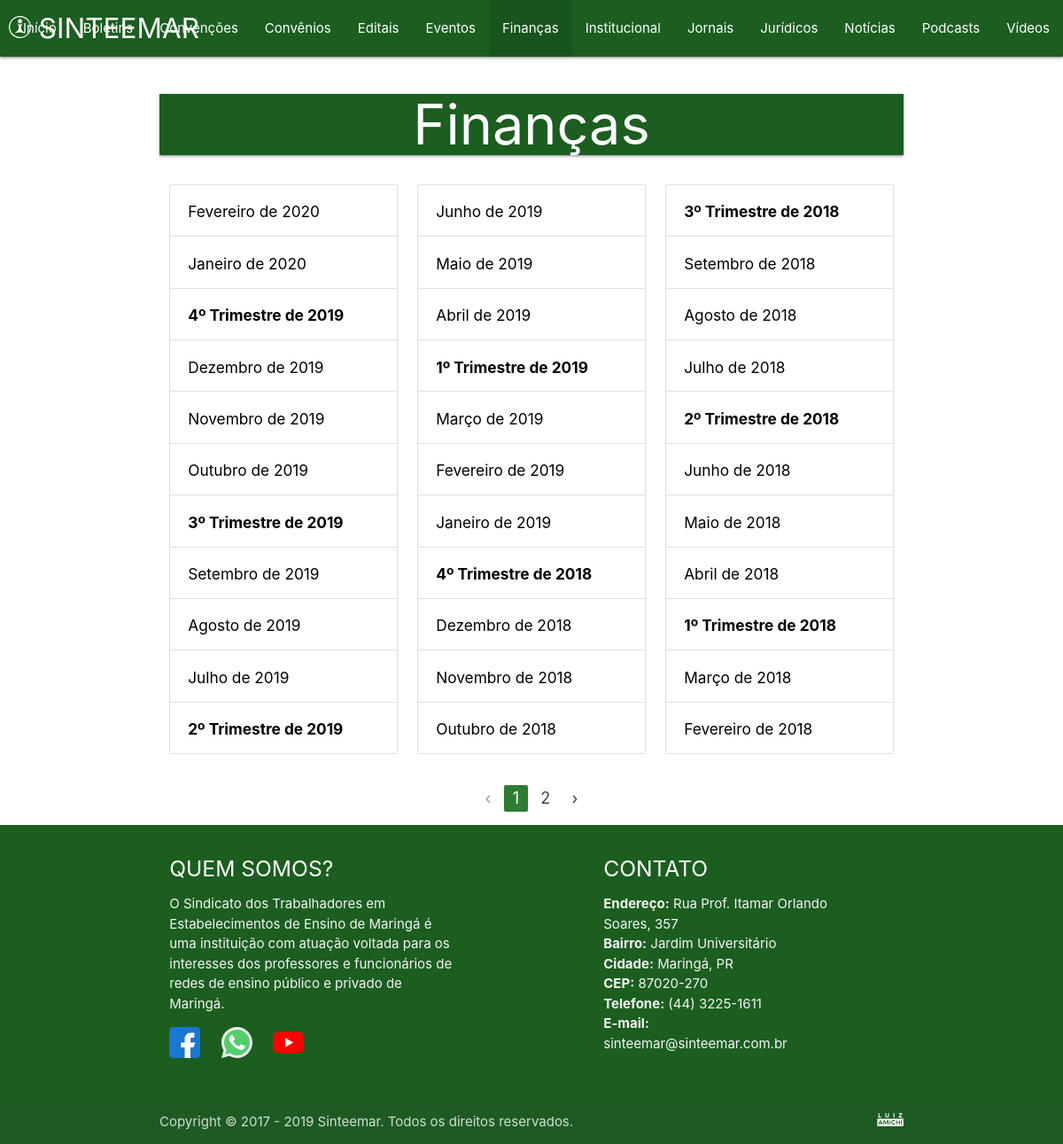
/financas.php, run on the app's committed database.
### tables this page shows
CREATE TABLE IF NOT EXISTS `FINANCAS` (
	`ID` INT NOT NULL AUTO_INCREMENT PRIMARY KEY,
	`TITULO` VARCHAR(64) NOT NULL,
	`DOCUMENTO` VARCHAR(64) NOT NULL
);

### sgc/dao.php (called while the page is built, shortened)
<?php
	function mysql() {
		$host = 'sinteemar.com.br';
		$user = 'sint';
		$password = 'Senha do banco de dados';
		$name = 'sint_2019';
		try {
			$connection = new mysqli($host, $user, $password, $name);
			$connection->set_charset('utf8');
		}
		catch(Exception $e) {
			$connection = null;
		}
		finally {
			return $connection;
		}
	}
	function sql_length($table, $condition=null) {
		$query = 'SELECT COUNT(*) FROM ' . $table . ($condition ? ' WHERE ' . $condition : '') . ';';
		$rows = 0;
		if($sql = mysql()) {
			try {
				$result = $sql->query($query);
				$rows = $result->fetch_assoc()['COUNT(*)'];
			}
			finally {
				mysqli_close($sql);
			}
		}
		return $rows;
	}
	function sql_read($table, $condition=null, $unique=false) {
		$query = 'SELECT @ROW_NUMBER:=@ROW_NUMBER+1 AS ROWNUM, 1 FIX, ' . $table . '.* FROM ' . $table . ', (SELECT @ROW_NUMBER:=0) AS RN ' . ($condition ? ' WHERE ' . $condition : '') . ';';
		$rows = null;
		if($sql = mysql()) {
			try {
				$result = $sql->query($query);
				if($result->num_rows == 0)
					$rows = array();
				elseif($result->num_rows == 1)
					$rows = $unique ? $result->fetch_assoc() : array($result->fetch_assoc());
				else
					$rows = $unique ? $result->fetch_all(MYSQLI_ASSOC)[0] : $result->fetch_all(MYSQLI_ASSOC);
			}
			finally {
				mysqli_close($sql);
			}
		}
		return $rows;
	}
?>

### financas.php (the view, shortened to what this page needs)
<?php
	require_once('sgc/dao.php');
	$page = max(1, filter_input(INPUT_GET, 'p', FILTER_SANITIZE_NUMBER_INT));
	$title = 'Finanças';
	$pages = ceil(sql_length($table='FINANCAS') / 33);
	$page = min($page, $pages);
	$financas = sql_read($table='FINANCAS', $condition='ID > 0 ORDER BY ID DESC LIMIT ' . ($page - 1) * 33 . ', 33', $unique=false);
	require_once('cabecalho.php');
?>
	<div class="container">
		<div class="col darken-4 green">
			<h1 class="center-align white-text z-depth-1"><?= $title ?></h1>
		</div>
<?php
	if(isset($financas) && !empty($financas)) {
?>
		<div class="row">
<?php
		foreach($financas as $f => $financa) {
			if($f % 11 == 0) {
?>
			<div class="col m4 s4">
				<ul class="collection">
<?php
			}
?>
					<li class="collection-item">
						<a class="black-text" href="<?= $website . $financa['DOCUMENTO'] ?>">
<?php
			if(strstr(strtoupper($financa['TITULO']), 'TRIMESTRE')) {
?>
							<h6><b><?= $financa['TITULO'] ?></b></h6>
<?php
			}
			else {
?>
							<h6><?= $financa['TITULO'] ?></h6>
<?php
			}
?>
						</a>
					</li>
<?php
			if(in_array($f, array(10, 21, 32))) {
?>
				</ul>
			</div>
<?php
			}
		}
?>
		</div>
<?php
	}
	else {
?>
		<h3 class="center-align">Ainda não temos finanças disponíveis :(</h3>
<?php
	}
?>
	</div>
<?php
	require_once('navegador.php');
	require_once('rodape.php');
?>

### data on the page
financas: TITULO "Fevereiro de 2020"
financas: TITULO "Janeiro de 2020"
financas: TITULO "4º Trimestre de 2019"
financas: TITULO "Dezembro de 2019"
financas: TITULO "Novembro de 2019"
financas: TITULO "Outubro de 2019"
financas: TITULO "3º Trimestre de 2019"
financas: TITULO "Setembro de 2019"
financas: TITULO "Agosto de 2019"
financas: TITULO "Julho de 2019"
financas: TITULO "2º Trimestre de 2019"
financas: TITULO "Junho de 2019"
financas: TITULO "Maio de 2019"
financas: TITULO "Abril de 2019"
financas: TITULO "1º Trimestre de 2019"
financas: TITULO "Março de 2019"
financas: TITULO "Fevereiro de 2019"
financas: TITULO "Janeiro de 2019"
financas: TITULO "4º Trimestre de 2018"
financas: TITULO "Dezembro de 2018"
financas: TITULO "Novembro de 2018"
financas: TITULO "Outubro de 2018"
financas: TITULO "3º Trimestre de 2018"
financas: TITULO "Setembro de 2018"
financas: TITULO "Agosto de 2018"
financas: TITULO "Julho de 2018"
financas: TITULO "2º Trimestre de 2018"
financas: TITULO "Junho de 2018"
financas: TITULO "Maio de 2018"
financas: TITULO "Abril de 2018"
financas: TITULO "1º Trimestre de 2018"
financas: TITULO "Março de 2018"
financas: TITULO "Fevereiro de 2018"

### other printed values
$title "Finanças"
